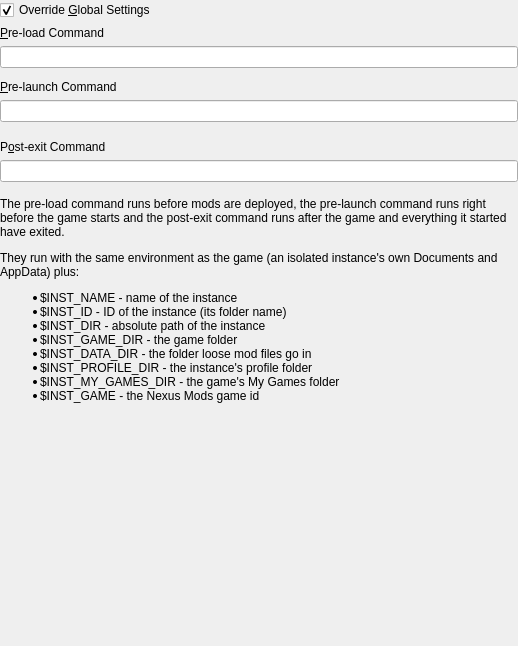
<?xml version="1.0" encoding="UTF-8"?>
<ui version="4.0">
 <class>CustomCommands</class>
 <widget class="QWidget" name="CustomCommands">
  <property name="geometry">
   <rect>
    <x>0</x>
    <y>0</y>
    <width>518</width>
    <height>646</height>
   </rect>
  </property>
  <layout class="QVBoxLayout" name="verticalLayout">
   <property name="leftMargin">
    <number>0</number>
   </property>
   <property name="topMargin">
    <number>0</number>
   </property>
   <property name="rightMargin">
    <number>0</number>
   </property>
   <property name="bottomMargin">
    <number>0</number>
   </property>
   <item>
    <widget class="QCheckBox" name="overrideCheckBox">
     <property name="text">
      <string>Override &amp;Global Settings</string>
     </property>
     <property name="checked">
      <bool>true</bool>
     </property>
    </widget>
   </item>
   <item>
    <widget class="QWidget" name="customCommandsWidget" native="true">
     <property name="enabled">
      <bool>true</bool>
     </property>
     <layout class="QGridLayout" name="gridLayout_4">
      <property name="leftMargin">
       <number>0</number>
      </property>
      <property name="topMargin">
       <number>0</number>
      </property>
      <property name="rightMargin">
       <number>0</number>
      </property>
      <item row="4" column="0">
       <widget class="QLineEdit" name="preLaunchCmdTextBox"/>
      </item>
      <item row="0" column="0">
       <widget class="QLabel" name="labelPreLoadCmd">
        <property name="text">
         <string>&amp;Pre-load Command</string>
        </property>
        <property name="buddy">
         <cstring>preLoadCmdTextBox</cstring>
        </property>
       </widget>
      </item>
      <item row="6" column="0">
       <spacer name="verticalSpacer_3">
        <property name="orientation">
         <enum>Qt::Orientation::Vertical</enum>
        </property>
        <property name="sizeType">
         <enum>QSizePolicy::Policy::Fixed</enum>
        </property>
        <property name="sizeHint" stdset="0">
         <size>
          <width>0</width>
          <height>6</height>
         </size>
        </property>
       </spacer>
      </item>
      <item row="11" column="0">
       <widget class="QLineEdit" name="postExitCmdTextBox"/>
      </item>
      <item row="1" column="0">
       <widget class="QLineEdit" name="preLoadCmdTextBox"/>
      </item>
      <item row="9" column="0">
       <spacer name="verticalSpacer_2">
        <property name="orientation">
         <enum>Qt::Orientation::Vertical</enum>
        </property>
        <property name="sizeType">
         <enum>QSizePolicy::Policy::Fixed</enum>
        </property>
        <property name="sizeHint" stdset="0">
         <size>
          <width>0</width>
          <height>6</height>
         </size>
        </property>
       </spacer>
      </item>
      <item row="3" column="0">
       <widget class="QLabel" name="labelPreLaunchCmd">
        <property name="text">
         <string>&amp;Pre-launch Command</string>
        </property>
        <property name="buddy">
         <cstring>preLaunchCmdTextBox</cstring>
        </property>
       </widget>
      </item>
      <item row="10" column="0">
       <widget class="QLabel" name="labelPostExitCmd">
        <property name="text">
         <string>P&amp;ost-exit Command</string>
        </property>
        <property name="buddy">
         <cstring>postExitCmdTextBox</cstring>
        </property>
       </widget>
      </item>
      <item row="2" column="0">
       <spacer name="verticalSpacer_4">
        <property name="orientation">
         <enum>Qt::Orientation::Vertical</enum>
        </property>
        <property name="sizeType">
         <enum>QSizePolicy::Policy::Fixed</enum>
        </property>
        <property name="sizeHint" stdset="0">
         <size>
          <width>0</width>
          <height>6</height>
         </size>
        </property>
       </spacer>
      </item>
     </layout>
    </widget>
   </item>
   <item>
    <widget class="QLabel" name="labelCustomCmdsDescription">
     <property name="text">
      <string>&lt;html&gt;&lt;head/&gt;&lt;body&gt;&lt;p&gt;The pre-load command runs before mods are deployed, the pre-launch command runs right before the game starts and the post-exit command runs after the game and everything it started have exited.&lt;/p&gt;&lt;p&gt;They run with the same environment as the game (an isolated instance's own Documents and AppData) plus:&lt;/p&gt;&lt;ul&gt;&lt;li&gt;$INST_NAME - name of the instance&lt;/li&gt;&lt;li&gt;$INST_ID - ID of the instance (its folder name)&lt;/li&gt;&lt;li&gt;$INST_DIR - absolute path of the instance&lt;/li&gt;&lt;li&gt;$INST_GAME_DIR - the game folder&lt;/li&gt;&lt;li&gt;$INST_DATA_DIR - the folder loose mod files go in&lt;/li&gt;&lt;li&gt;$INST_PROFILE_DIR - the instance's profile folder&lt;/li&gt;&lt;li&gt;$INST_MY_GAMES_DIR - the game's My Games folder&lt;/li&gt;&lt;li&gt;$INST_GAME - the Nexus Mods game id&lt;/li&gt;&lt;/ul&gt;&lt;/body&gt;&lt;/html&gt;</string>
     </property>
     <property name="alignment">
      <set>Qt::AlignmentFlag::AlignLeading|Qt::AlignmentFlag::AlignLeft|Qt::AlignmentFlag::AlignTop</set>
     </property>
     <property name="wordWrap">
      <bool>true</bool>
     </property>
     <property name="textInteractionFlags">
      <set>Qt::TextInteractionFlag::LinksAccessibleByMouse|Qt::TextInteractionFlag::TextSelectableByMouse</set>
     </property>
    </widget>
   </item>
   <item>
    <spacer name="verticalSpacer">
     <property name="orientation">
      <enum>Qt::Orientation::Vertical</enum>
     </property>
     <property name="sizeHint" stdset="0">
      <size>
       <width>20</width>
       <height>40</height>
      </size>
     </property>
    </spacer>
   </item>
  </layout>
 </widget>
 <resources/>
 <connections/>
</ui>
